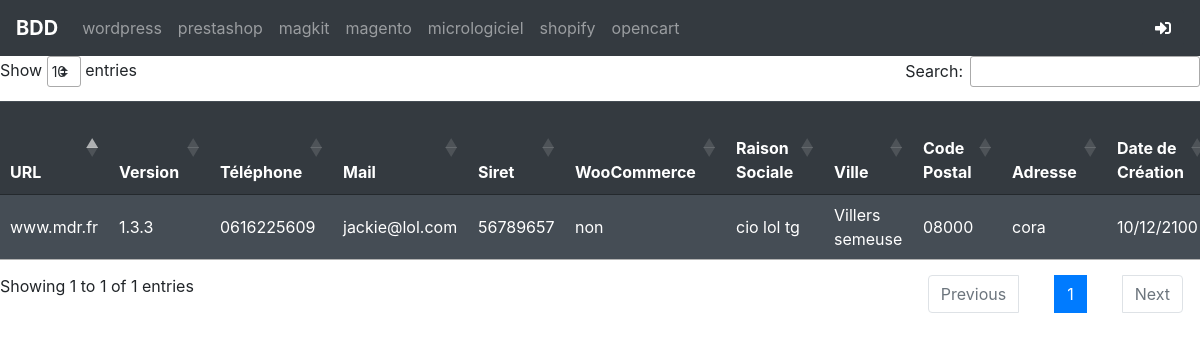
/index.php?id=5, run on the app's committed database.
### tables this page shows
CREATE TABLE IF NOT EXISTS `cms` (
  `id_cms` int(11) NOT NULL AUTO_INCREMENT,
  `nom_cms` varchar(255) NOT NULL,
  PRIMARY KEY (`id_cms`)
);

CREATE TABLE IF NOT EXISTS `infos` (
  `id_infos` int(11) NOT NULL AUTO_INCREMENT,
  `url` text NOT NULL,
  `version` varchar(50) DEFAULT NULL,
  `tel` varchar(50) DEFAULT NULL,
  `woocommerce` varchar(50) DEFAULT NULL,
  `mail` varchar(255) DEFAULT NULL,
  `siret` varchar(50) DEFAULT NULL,
  `raisonsociale` varchar(255) DEFAULT NULL,
  `ville` varchar(255) DEFAULT NULL,
  `codepostal` varchar(50) DEFAULT NULL,
  `adresse` text,
  `datecreation` varchar(255) DEFAULT NULL,
  `dirigeant` varchar(255) DEFAULT NULL,
  `speedmobile` varchar(50) DEFAULT NULL,
  `speedcomputer` varchar(50) DEFAULT NULL,
  `id_cms` int(11) DEFAULT NULL,
  PRIMARY KEY (`id_infos`),
  KEY `id_test_cms` (`id_cms`)
);

### function.php (called while the page is built)
<?php
function get_allcms($bdd) {
    return $bdd->query("SELECT * FROM cms");
}
?>

### index.php (the view, shortened to what this page needs)
<?php
include('header.php');
$id = $_GET['id'];
$cms = $bdd->query("SELECT * FROM infos WHERE id_cms = $id");
?>
<div class="table-responsive">
  <table class="table table-striped table-dark" id="table">
    <thead>
      <tr>
        <th scope="col">URL</th>
        <th scope="col">Version</th>
        <th scope="col">Téléphone</th>
        <th scope="col">Mail</th>
        <th scope="col">Siret</th>
        <th scope="col">WooCommerce</th>
        <th scope="col">Raison Sociale</th>
        <th scope="col">Ville</th>
        <th scope="col">Code Postal</th>
        <th scope="col">Adresse</th>
        <th scope="col">Date de Création</th>
      </tr>
    </thead>
    <tbody>
      <?php
  while($rescms = $cms->fetch())
  {
    ?>
      <tr style="background-color:#454d55;">
        <td><?php echo $rescms["url"]; ?></td>
        <td><?php echo $rescms["version"]; ?></td>
        <td><?php echo $rescms["tel"]; ?></td>
        <td><?php echo $rescms["mail"]; ?></td>
        <td><?php echo $rescms["siret"]; ?></td>
        <td><?php echo $rescms["woocommerce"]; ?></td>
        <td><?php echo $rescms["raisonsociale"]; ?></td>
        <td><?php echo $rescms["ville"]; ?></td>
        <td><?php echo $rescms["codepostal"]; ?></td>
        <td><?php echo $rescms["adresse"]; ?></td>
        <td><?php echo $rescms["datecreation"]; ?></td>
      </tr>
      <?php
  }
  ?>
    </tbody>
  </table>
</div>

### header.php (shortened to what this page needs)
<?php
include('bdd.php');
include('function.php');
$allcms = get_allcms($bdd);
?>
<!DOCTYPE html>
<html>
  <head>
    <link rel="stylesheet" href="https://stackpath.bootstrapcdn.com/bootstrap/4.3.1/css/bootstrap.min.css">
    <link rel="stylesheet" href="https://use.fontawesome.com/releases/v5.8.1/css/all.css">
    <link rel="stylesheet" type="text/css" href="https://cdn.datatables.net/1.10.19/css/jquery.dataTables.css">
    <link href="dataTables.bootstrap4.min.css" rel="stylesheet">
  </head>
  <body>
    <nav class="navbar navbar-expand-lg navbar navbar-dark bg-dark">
      <a class="navbar-brand" href=""><strong>BDD</strong></a>
      <div class="collapse navbar-collapse" id="navbarNav">
        <ul class="navbar-nav">
          <?php while($cms = $allcms->fetch()): ?>
          <li class="nav-item">
            <a class="nav-link" href="index.php?id=<?php echo $cms["id_cms"];?>"><?php echo $cms["nom_cms"]; ?></a>
          </li>
          <?php endwhile; ?>
        </ul>
      </div>
      <form class="form-inline my-2 my-lg-0">
        <a class="btn btn-dark" href="connexion.php"><i class="fas fa-sign-in-alt"></i></a>
      </form>
    </nav>

### data on the page
cms: nom_cms "wordpress"
cms: nom_cms "prestashop"
cms: nom_cms "magkit"
cms: nom_cms "magento"
cms: nom_cms "micrologiciel"
cms: nom_cms "shopify"
cms: nom_cms "opencart"
infos: url "www.mdr.fr", version "1.3.3", tel "0616225609", mail "jackie@lol.com", siret "56789657", woocommerce "non", raisonsociale "cio lol tg", ville "Villers semeuse", codepostal "08000", adresse "cora", datecreation "10/12/2100"
